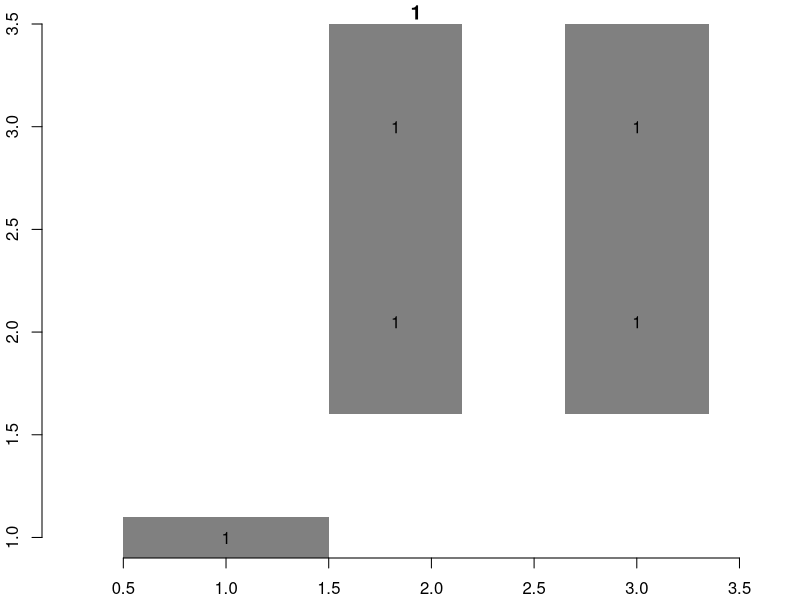
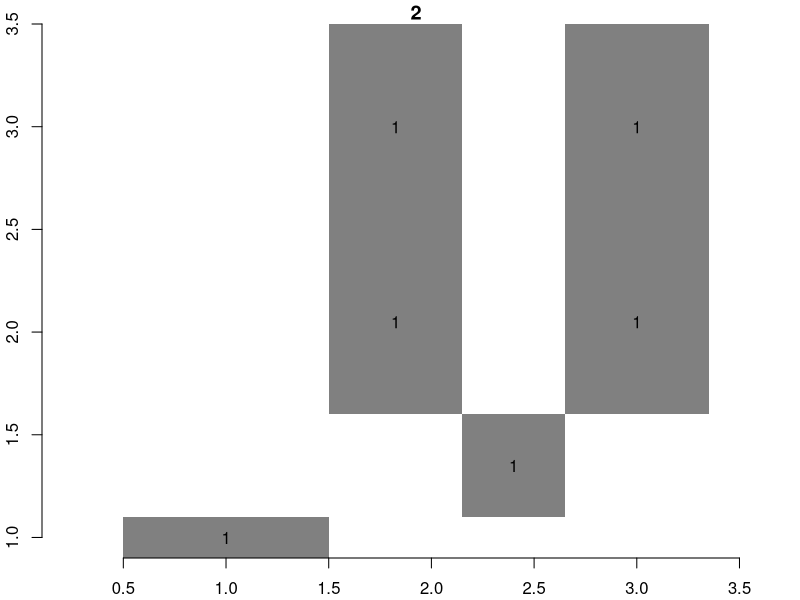

Here is the R script that generated these plots, in order: (Note: this script raises an error after producing the figures.)
## ---- chunk 1
knitr::opts_chunk$set(echo = TRUE)
## ---- chunk 2
library(stars)
## ---- chunk 3
# Lat/long
cell_size = 1
## ---- chunk 4
data_df <- data.frame(
  Latitude = c(rep(c(1:3, 2, 1, 3), 2), 1.2),
  Longitude = c(rep(c(1:3, 3, 1, 2), 2), 2.3),
  Year = c(rep(2000:2001, each = 6), 2001),
  presence = c(rep(1, 4), 1, rep(1, 8))
)

data_df
## ---- chunk 5
data_st <- st_as_stars(data_df, coords = c("Longitude", "Latitude", "Year"))
#Doesn't work
#data_st <- st_set_dimensions(data_st, "x", 
#                             offset = 0,
#                             delta = cell_size)
data_st
## ---- chunk 6
plot(data_st[,,,1], text_values = TRUE, main = "1", breaks = "equal",
     axes = T)
plot(data_st[,,,2], text_values = TRUE, main = "2", breaks = "equal",
     axes = T)

## ---- chunk 7
grid_st <- st_as_stars(array(0, dim = c(5, 5, 2)))
grid_st <- st_set_dimensions(grid_st, 
                             names = c("Longitude", "Latitude", "Year"))
grid_st
## ---- chunk 8
data_st <- st_warp(data_st, grid_st, cellsize = cell_size)
data_st
## ---- chunk 9
plot(data_st[,,,1], text_values = TRUE, main = "1", breaks = "equal",
     axes = T)
plot(data_st[,,,2], text_values = TRUE, main = "2", breaks = "equal",
     axes = T)
## ---- chunk 10
data_sf <- st_as_sf(data_df, coords = c("Longitude", "Latitude", "Year"))
data_sf
## ---- chunk 11
data_st <- st_as_stars(data_sf)
data_st
